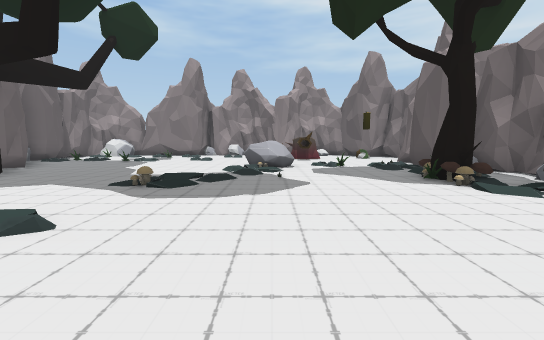
View 1 (above)

19 first-person views from a walk through a 3-D level made in the Unity game engine. The camera is 1.5 m above the floor, tilts 6° down and sees 90° across. The floor is counted in squares, 2 m on a side. Each view is taken from the middle of a square. On the plan, view 1 faces up. The plan holds only what a view shows up to about 10 squares ahead; the rest is blank. Some animated figures are not drawn. Some surface patterns are stand-ins.

View 2
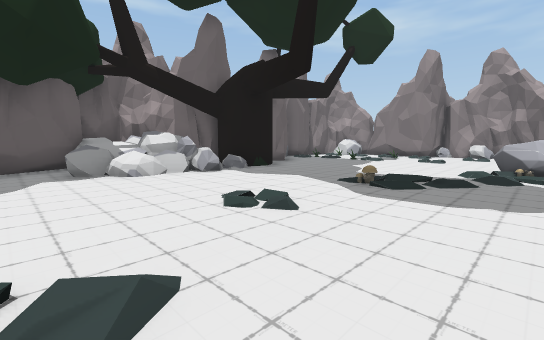

View 3
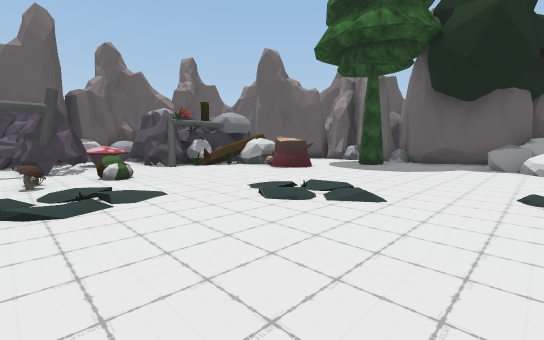

View 4
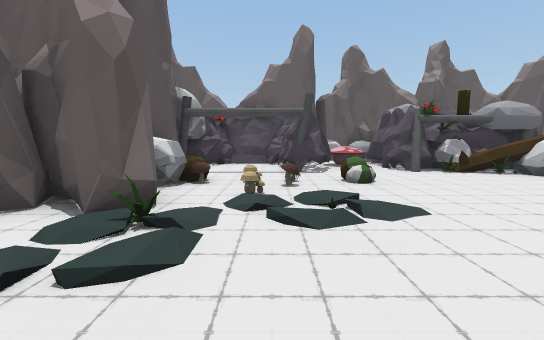

View 5
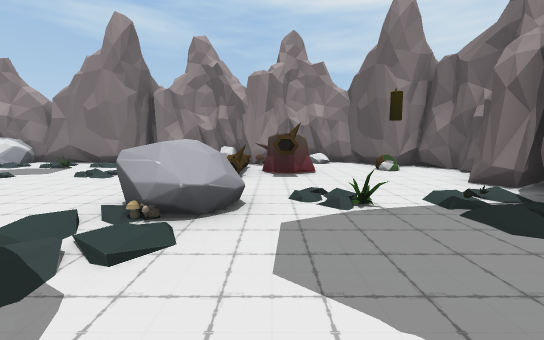

View 6
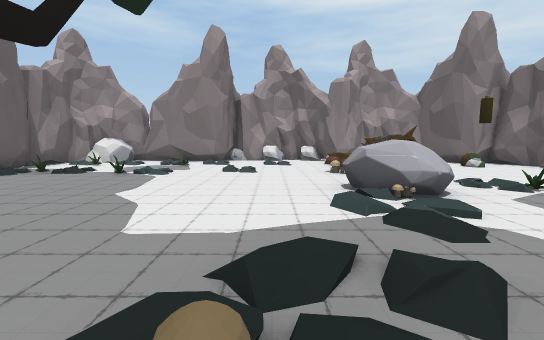

View 7
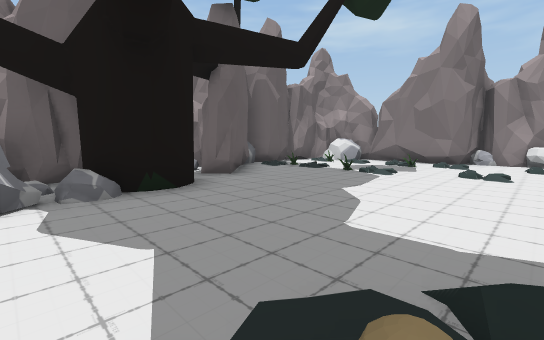

View 8
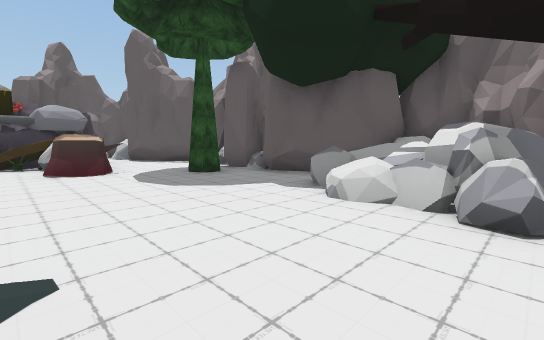

View 9
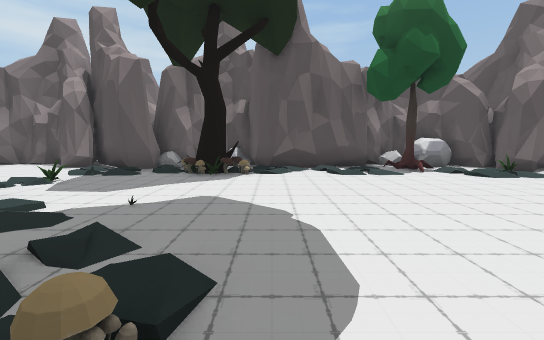

View 10
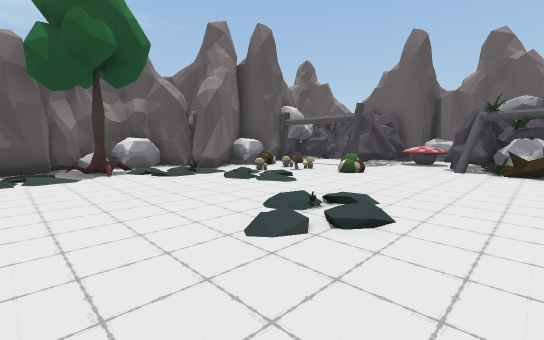

View 11
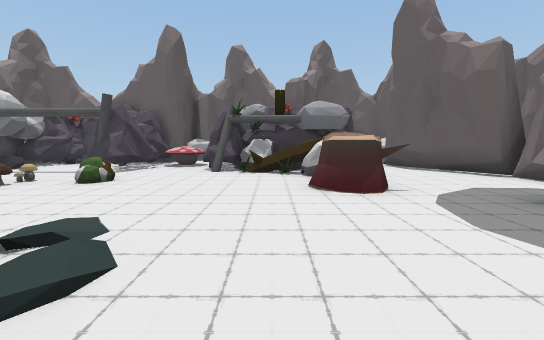

View 12
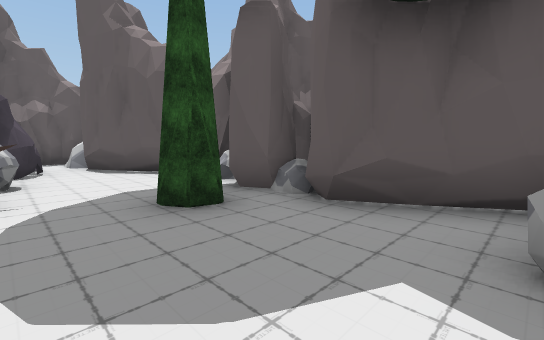

View 13
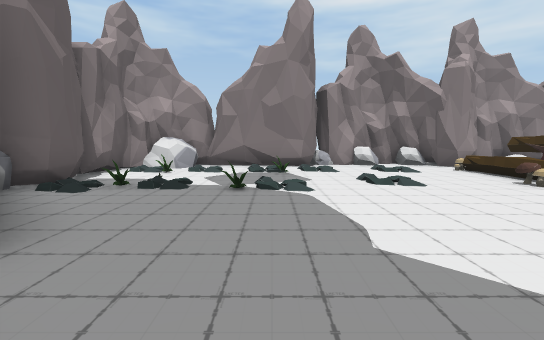

View 14
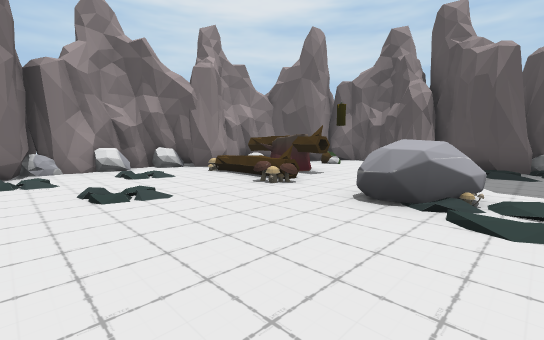

View 15
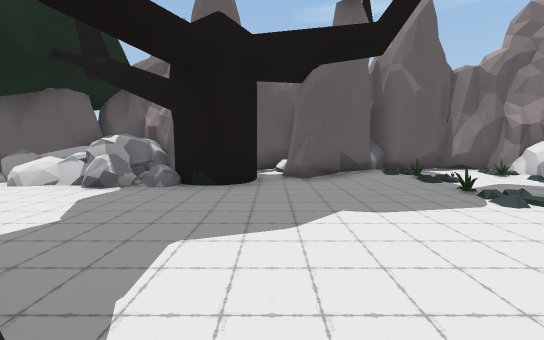

View 16
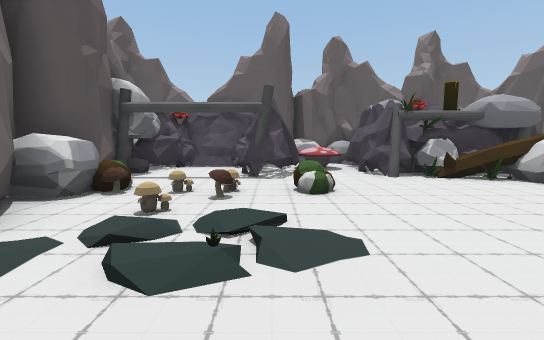

View 17
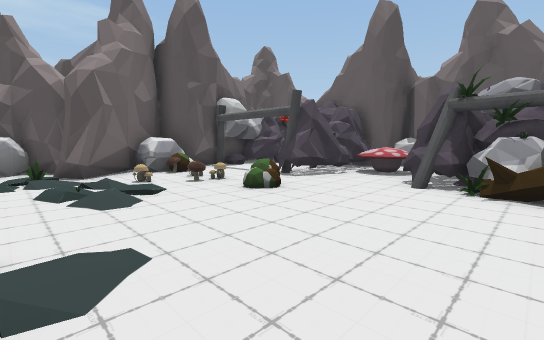

View 18
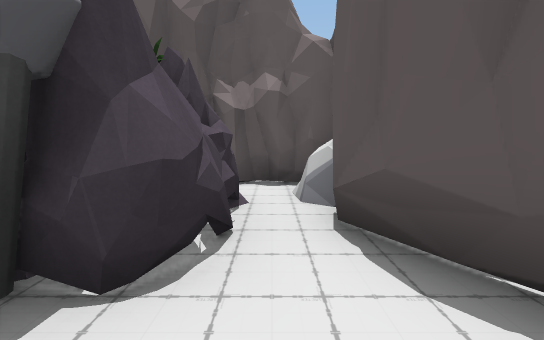

View 19
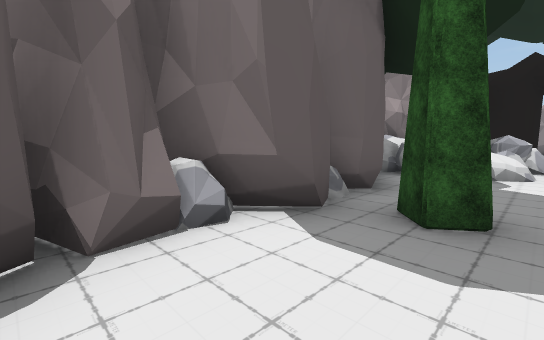

### Floor plan
Key: @ floor where view 1 was taken; # wall or solid block; x gap in a wall; . floor; / step, stairs or slope; P plant; R rock; T tree; S stump; B bush; O other object.
Columns run from 10 left of view 1 to 6 right of it. Each row starts with its distance up from view 1.
 16       ####
 15   R####RR.R####
 14  #R........#R ##
 13 ##O/.O....OO...##
 12 #.........OSS.B.#
 11 ##x ......OS....#
 10 ##P.P.....O....##
  9  ##............##
  8  ###.....OR.PO###
  7  #.......//..O###
  6    #..../.O.O.O #
  5  ###R...O/..OOOOO
  4 ##RRR........O/#
  3 #RRR........../#
  2  RRRR........//#
  1  #.R........../##
  0  #....../O@...TRR
 -1  ##.....//.../ RR
 -2  #RT.......O//##
 -3 ###..SS.....OO##
 -4  #R..OO...B.ORB#
 -5  ##.. OP.......#
 -6   #....ORP.O..R#
 -7   ##.O #O.OO..R#
 -8    #OO  O..OO#O#
 -9    R.   R..###
-10    ###  #RR

Positions as (right, up) in squares from view 1, and headings:
1: (0, 0), facing up
2: (0, 0), facing up-left
3: (2, 2), facing down-left
4: (2, 1), facing down
5: (1, 5), facing up
6: (-2, 4), facing up
7: (-2, 4), facing up-left
8: (-3, 4), facing down-left
9: (-3, 4), facing right
10: (-3, 2), facing down-right
11: (-3, 1), facing down
12: (-5, 1), facing down-left
13: (-5, 6), facing up
14: (-4, 7), facing up-right
15: (-1, 7), facing left
16: (1, 0), facing down
17: (-3, -1), facing down-right
18: (-6, -5), facing down
19: (-6, -5), facing up-left
